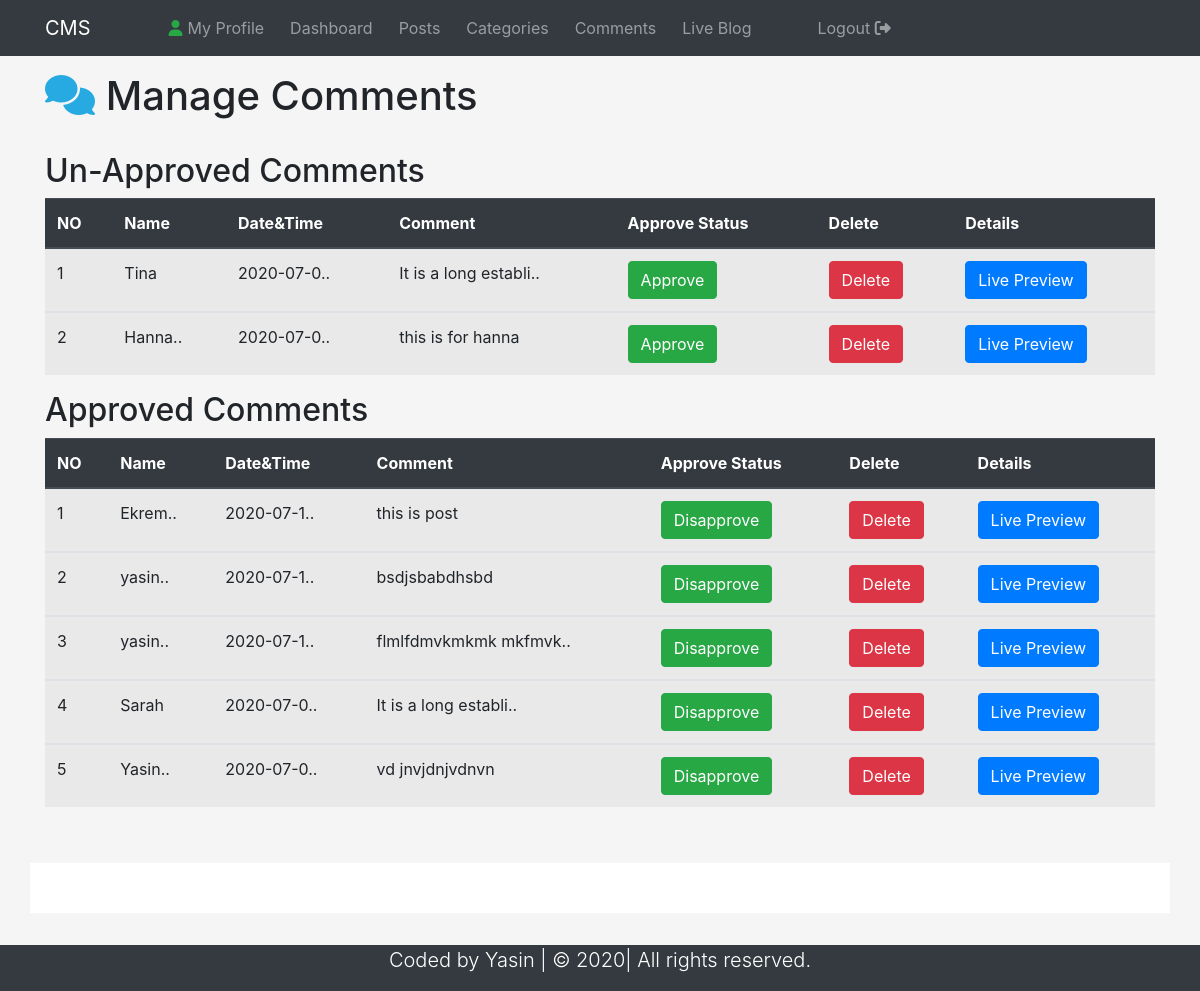
/comments.php (signed in), run on the app's committed database.
### tables this page shows
CREATE TABLE `comment` (
  `com_id` int(11) NOT NULL,
  `datetime` varchar(50) NOT NULL,
  `name` varchar(30) NOT NULL,
  `email` varchar(50) NOT NULL,
  `comment` varchar(700) NOT NULL,
  `approvedBy` varchar(50) NOT NULL,
  `status` varchar(5) NOT NULL,
  `post_id` int(11) NOT NULL
);

### comments.php (the view, shortened to what this page needs)
<!DOCTYPE html>
<html lang="en">
<head>
    <link rel="stylesheet" href="https://stackpath.bootstrapcdn.com/bootstrap/4.5.0/css/bootstrap.min.css"
>
    <link rel="stylesheet" href="CSS/style.css">
</head>
<body>
<nav class="navbar navbar-expand-lg navbar-dark bg-dark">
    <div class="container">
        <a class="navbar-brand " href="dashboard.php" style="margin-right: 70px;">CMS</a>
        <div class="collapse navbar-collapse" id="navbar-collapseCMS">
            <ul class="navbar-nav">
                <li class="nav-item">
                    <a href="MyProfile.php" class="nav-link" style="margin-right: 10px;"><i
                                class="fas fa-user text-success" style="margin-right:5px;"></i>My Profile</a>
                </li>
                <li class="nav-item">
                    <a href="dashboard.php" class="nav-link" style="margin-right: 10px;">Dashboard</a>
                </li>
                <li class="nav-item">
                    <a href="posts.php" class="nav-link" style="margin-right: 10px;">Posts</a>
                </li>
                <li class="nav-item">
                    <a href="categories.php" class="nav-link" style="margin-right: 10px;">Categories</a>
                </li>
                <li class="nav-item">
                    <a href="comments.php" class="nav-link" style="margin-right: 10px;">Comments</a>
                </li>
                <li class="nav-item">
                    <a href="blog.php?page=1" class="nav-link">Live Blog</a>
                </li>
            </ul>
            <ul class="navbar-nav">
                <li class="nav-item">
                    <a href="logout.php" class="nav-link" style="margin-left: 50px;">Logout <i
                                class="fas fa-sign-out-alt"></i></a>
                </li>
            </ul>
        </div>
    </div>
</nav>
<header class=" py-3">
    <div class="container">
        <div class="row">
            <div class="col-md-12">
                <h1><i class="fas fa-comments" style="color: #27aae1"></i> Manage Comments</h1>
            </div>
        </div>
    </div>
</header>
<section class="container py-2 mb-4">
    <div class="row" style="min-height:30px;">
        <div class="col-lg-12" style="min-height:400px;">
            <h2>Un-Approved Comments</h2>
            <table class="table table-striped table-hover">
                <thead class="thead-dark">
                <th>NO</th>
                <th>Name</th>
                <th>Date&Time</th>
                <th>Comment</th>
                <th>Approve Status</th>
                <th>Delete</th>
                <th>Details</th>
                </thead>
                <?php
                global $db;
                $sql = "SELECT * FROM comment
                       WHERE status = 'off'
                       ORDER BY com_id desc";
                $stmt = $db->query($sql);
                $count = 0;
                while ($dataRow = $stmt->fetch()) {
                    $commentId = $dataRow["com_id"];
                    $datetime = $dataRow["datetime"];
                    $name = $dataRow["name"];
                    $comment = $dataRow["comment"];
                    $count++;
                    if (strlen($name) > 5) {
                        $name = substr($name, 0, 5) . "..";
                    }
                    if (strlen($datetime) > 10) {
                        $datetime = substr($datetime, 0, 9) . "..";
                    }
                    if (strlen($comment) > 20) {
                        $comment = substr($comment, 0, 20) . "..";
                    } ?>
                    <tbody>
                    <tr>
                        <td> <?php echo htmlentities($count) ?> </td>
                        <td> <?php echo htmlentities($name) ?> </td>
                        <td> <?php echo htmlentities($datetime) ?> </td>
                        <td> <?php echo htmlentities($comment) ?> </td>
                        <td><a class="btn btn-success"
                               href="approvecomments.php?id=<?php echo $commentId ?>">Approve</a></td>
                        <td><a class="btn btn-danger" href="deletecomments.php?id=<?php echo $commentId ?> "> Delete</a>
                        </td>
                        <td><a class="btn btn-primary" href="fullpost.php?id=<?php echo $commentId; ?>"> Live
                                Preview </a></td>
                    </tr>
                    </tbody>
                <?php
                } ?>
            </table>
            <h2>Approved Comments</h2>
            <table class="table table-striped table-hover">
                <thead class="thead-dark">
                <th>NO</th>
                <th>Name</th>
                <th>Date&Time</th>
                <th>Comment</th>
                <th>Approve Status</th>
                <th>Delete</th>
                <th>Details</th>
                </thead>
                <?php
                global $db;
                $sql = "SELECT * FROM comment
                       WHERE status = 'on'
                       ORDER BY com_id desc";
                $stmt = $db->query($sql);
                $count = 0;
                while ($dataRow = $stmt->fetch()) {
                    $commentId = $dataRow["com_id"];
                    $datetime = $dataRow["datetime"];
                    $name = $dataRow["name"];
                    $comment = $dataRow["comment"];
                    $count++;
                    if (strlen($name) > 5) {
                        $name = substr($name, 0, 5) . "..";
                    }
                    if (strlen($datetime) > 10) {
                        $datetime = substr($datetime, 0, 9) . "..";
                    }
                    if (strlen($comment) > 20) {
                        $comment = substr($comment, 0, 20) . "..";
                    } ?>
                    <tbody>
                    <tr>
                        <td> <?php echo htmlentities($count) ?> </td>
                        <td> <?php echo htmlentities($name) ?> </td>
                        <td> <?php echo htmlentities($datetime) ?> </td>
                        <td> <?php echo htmlentities($comment) ?> </td>
                        <td><a class="btn btn-success" href="disapprovecomments.php?id=<?php echo $commentId ?>">Disapprove</a>
                        </td>
                        <td><a class="btn btn-danger" href="deletecomments.php?id=<?php echo $commentId ?> "> Delete</a>
                        </td>
                        <td><a class="btn btn-primary" href="fullpost.php?id=<?php echo $commentId; ?>"> Live
                                Preview </a></td>
                    </tr>
                    </tbody>
                <?php
                } ?>
            </table>
        </div>
    </div>
</section>
<section class="container py-2 mb-4">
    <div class="row" style="min-height: 50px; background-color: white;">
        <div class="offset-lg-1 col-lg-10" style="min-height: 50px; background-color: white;">
        </div>
    </div>
</section>
<footer class="bg-dark text-white">
    <div class="container">
        <div class="row">
            <div class="col">
                <p class="lead text-center" style="text-align: center;">
                    Coded by Yasin | &copy; 2020| All rights reserved.
                </p>
            </div>
        </div>
    </div>
</footer>
</body>
</html>

### CSS/style.css (style rules this page uses)
body { background-color: whitesmoke; }

### data on the page
comment: name "Tina", datetime "2020-07-0..", comment "It is a long establi.."
comment: name "Hanna..", datetime "2020-07-0..", comment "this is for hanna"
comment: name "Ekrem..", datetime "2020-07-1..", comment "this is post"
comment: name "yasin..", datetime "2020-07-1..", comment "bsdjsbabdhsbd"
comment: name "yasin..", datetime "2020-07-1..", comment "flmlfdmvkmkmk mkfmvk.."
comment: name "Sarah", datetime "2020-07-0..", comment "It is a long establi.."
comment: name "Yasin..", datetime "2020-07-0..", comment "vd jnvjdnjvdnvn"
